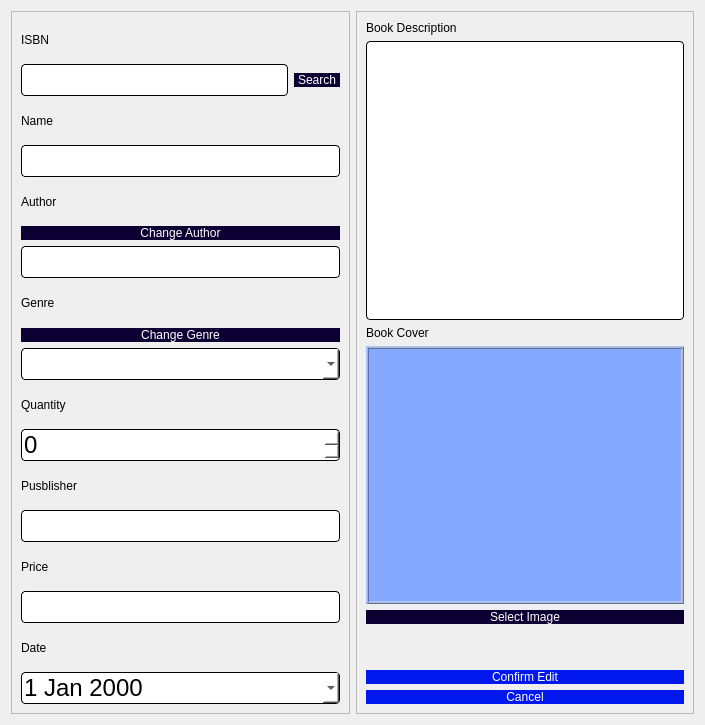
<?xml version="1.0" encoding="UTF-8"?>
<ui version="4.0">
 <class>editBook</class>
 <widget class="QDialog" name="editBook">
  <property name="geometry">
   <rect>
    <x>0</x>
    <y>0</y>
    <width>705</width>
    <height>725</height>
   </rect>
  </property>
  <property name="windowTitle">
   <string>Dialog</string>
  </property>
  <layout class="QHBoxLayout" name="horizontalLayout_5">
   <item>
    <widget class="QFrame" name="frame">
     <property name="frameShape">
      <enum>QFrame::StyledPanel</enum>
     </property>
     <property name="frameShadow">
      <enum>QFrame::Raised</enum>
     </property>
     <layout class="QVBoxLayout" name="verticalLayout">
      <item>
       <widget class="QLabel" name="label">
        <property name="styleSheet">
         <string notr="true">font: 13pt &quot;Lato&quot;;
color: rgb(0, 0, 0);</string>
        </property>
        <property name="text">
         <string>ISBN</string>
        </property>
       </widget>
      </item>
      <item>
       <layout class="QHBoxLayout" name="horizontalLayout_3">
        <item>
         <widget class="QLineEdit" name="ISBN">
          <property name="styleSheet">
           <string notr="true">QLineEdit{
	background-color: rgb(255, 255, 255);
	 border: 1px  solid;
     border-radius: 4px;
	font: 24px
}</string>
          </property>
         </widget>
        </item>
        <item>
         <widget class="QPushButton" name="searchBtn">
          <property name="styleSheet">
           <string notr="true">QPushButton{
border-radius:15px;
padding : 0 4px;
background: #0c0033;
border -radius:10px;
color: rgb(255, 255, 255);
font: 12pt &quot;Lato&quot;;
}
QPushButton:hover:!pressed
{

background:#ababab;
}
QToolButton
{

border-radius:10px;
bacground:red;
color:red;
}

QPushButton:pressed
{
              font-size: 19px;
              transition: 0.9s; 
}</string>
          </property>
          <property name="text">
           <string>Search</string>
          </property>
         </widget>
        </item>
       </layout>
      </item>
      <item>
       <widget class="QLabel" name="label_2">
        <property name="styleSheet">
         <string notr="true">font: 13pt &quot;Lato&quot;;
color: rgb(0, 0, 0);</string>
        </property>
        <property name="text">
         <string>Name</string>
        </property>
       </widget>
      </item>
      <item>
       <widget class="QLineEdit" name="name">
        <property name="styleSheet">
         <string notr="true">QLineEdit{
	background-color: rgb(255, 255, 255);
	 border: 1px  solid;
     border-radius: 4px;
	font: 24px
}</string>
        </property>
       </widget>
      </item>
      <item>
       <widget class="QLabel" name="label_3">
        <property name="styleSheet">
         <string notr="true">font: 13pt &quot;Lato&quot;;
color: rgb(0, 0, 0);</string>
        </property>
        <property name="text">
         <string>Author</string>
        </property>
       </widget>
      </item>
      <item>
       <widget class="QPushButton" name="changeAuthorBtn">
        <property name="styleSheet">
         <string notr="true">QPushButton{
border-radius:15px;
padding : 0 4px;
background: #0c0033;
border -radius:10px;
color: rgb(255, 255, 255);
font: 12pt &quot;Lato&quot;;
}
QPushButton:hover:!pressed
{

background:#ababab;
}
QToolButton
{

border-radius:10px;
bacground:red;
color:red;
}

QPushButton:pressed
{
              font-size: 19px;
              transition: 0.9s; 
}</string>
        </property>
        <property name="text">
         <string>Change Author</string>
        </property>
       </widget>
      </item>
      <item>
       <layout class="QHBoxLayout" name="horizontalLayout_4">
        <item>
         <widget class="QLineEdit" name="author">
          <property name="enabled">
           <bool>false</bool>
          </property>
          <property name="styleSheet">
           <string notr="true">QLineEdit{
	background-color: rgb(255, 255, 255);
	 border: 1px  solid;
     border-radius: 4px;
	font: 24px
}</string>
          </property>
         </widget>
        </item>
       </layout>
      </item>
      <item>
       <widget class="QLabel" name="label_4">
        <property name="styleSheet">
         <string notr="true">font: 13pt &quot;Lato&quot;;
color: rgb(0, 0, 0);</string>
        </property>
        <property name="text">
         <string>Genre</string>
        </property>
       </widget>
      </item>
      <item>
       <widget class="QPushButton" name="changeGenreBtn">
        <property name="styleSheet">
         <string notr="true">QPushButton{
border-radius:15px;
padding : 0 4px;
background: #0c0033;
border -radius:10px;
color: rgb(255, 255, 255);
font: 12pt &quot;Lato&quot;;
}
QPushButton:hover:!pressed
{

background:#ababab;
}
QToolButton
{

border-radius:10px;
bacground:red;
color:red;
}

QPushButton:pressed
{
              font-size: 19px;
              transition: 0.9s; 
}</string>
        </property>
        <property name="text">
         <string>Change Genre</string>
        </property>
       </widget>
      </item>
      <item>
       <layout class="QHBoxLayout" name="horizontalLayout_6">
        <item>
         <widget class="QComboBox" name="genre">
          <property name="enabled">
           <bool>true</bool>
          </property>
          <property name="styleSheet">
           <string notr="true">QComboBox{
	background-color: rgb(255, 255, 255);
	 border: 1px  solid;
     border-radius: 4px;
	font: 24px
}</string>
          </property>
         </widget>
        </item>
       </layout>
      </item>
      <item>
       <widget class="QLabel" name="label_5">
        <property name="styleSheet">
         <string notr="true">font: 13pt &quot;Lato&quot;;
color: rgb(0, 0, 0);</string>
        </property>
        <property name="text">
         <string>Quantity</string>
        </property>
       </widget>
      </item>
      <item>
       <widget class="QSpinBox" name="quantity">
        <property name="styleSheet">
         <string notr="true">QSpinBox{
	background-color: rgb(255, 255, 255);
	 border: 1px  solid;
     border-radius: 4px;
	font: 24px
}</string>
        </property>
        <property name="maximum">
         <number>1000000</number>
        </property>
        <property name="displayIntegerBase">
         <number>10</number>
        </property>
       </widget>
      </item>
      <item>
       <widget class="QLabel" name="label_6">
        <property name="styleSheet">
         <string notr="true">font: 13pt &quot;Lato&quot;;
color: rgb(0, 0, 0);</string>
        </property>
        <property name="text">
         <string>Pusblisher</string>
        </property>
       </widget>
      </item>
      <item>
       <widget class="QLineEdit" name="publisher">
        <property name="styleSheet">
         <string notr="true">QLineEdit{
	background-color: rgb(255, 255, 255);
	 border: 1px  solid;
     border-radius: 4px;
	font: 24px
}</string>
        </property>
       </widget>
      </item>
      <item>
       <widget class="QLabel" name="label_7">
        <property name="styleSheet">
         <string notr="true">font: 13pt &quot;Lato&quot;;
color: rgb(0, 0, 0);</string>
        </property>
        <property name="text">
         <string>Price</string>
        </property>
       </widget>
      </item>
      <item>
       <widget class="QLineEdit" name="price">
        <property name="styleSheet">
         <string notr="true">QLineEdit{
	background-color: rgb(255, 255, 255);
	 border: 1px  solid;
     border-radius: 4px;
	font: 24px
}</string>
        </property>
       </widget>
      </item>
      <item>
       <widget class="QLabel" name="label_8">
        <property name="styleSheet">
         <string notr="true">font: 13pt &quot;Lato&quot;;
color: rgb(0, 0, 0);</string>
        </property>
        <property name="text">
         <string>Date</string>
        </property>
       </widget>
      </item>
      <item>
       <widget class="QDateEdit" name="date">
        <property name="styleSheet">
         <string notr="true">QDateEdit{
	background-color: rgb(255, 255, 255);
	 border: 1px  solid;
     border-radius: 4px;
	font: 24px
}</string>
        </property>
        <property name="calendarPopup">
         <bool>true</bool>
        </property>
       </widget>
      </item>
      <item>
       <layout class="QHBoxLayout" name="horizontalLayout"/>
      </item>
     </layout>
    </widget>
   </item>
   <item>
    <widget class="QFrame" name="frame_2">
     <property name="frameShape">
      <enum>QFrame::StyledPanel</enum>
     </property>
     <property name="frameShadow">
      <enum>QFrame::Raised</enum>
     </property>
     <layout class="QVBoxLayout" name="verticalLayout_2">
      <item>
       <widget class="QLabel" name="label_10">
        <property name="styleSheet">
         <string notr="true">font: 13pt &quot;Lato&quot;;
color: rgb(0, 0, 0);</string>
        </property>
        <property name="text">
         <string>Book Description</string>
        </property>
       </widget>
      </item>
      <item>
       <widget class="QTextEdit" name="description">
        <property name="styleSheet">
         <string notr="true">QTextEdit{
	background-color: rgb(255, 255, 255);
	 border: 1px  solid;
     border-radius: 4px;
	font: 24px
}</string>
        </property>
       </widget>
      </item>
      <item>
       <layout class="QVBoxLayout" name="verticalLayout_3">
        <item>
         <widget class="QLabel" name="label_11">
          <property name="styleSheet">
           <string notr="true">font: 13pt &quot;Lato&quot;;
color: rgb(0, 0, 0);</string>
          </property>
          <property name="text">
           <string>Book Cover</string>
          </property>
         </widget>
        </item>
        <item>
         <widget class="QLabel" name="coverLabel">
          <property name="sizePolicy">
           <sizepolicy hsizetype="Expanding" vsizetype="Expanding">
            <horstretch>0</horstretch>
            <verstretch>0</verstretch>
           </sizepolicy>
          </property>
          <property name="focusPolicy">
           <enum>Qt::StrongFocus</enum>
          </property>
          <property name="styleSheet">
           <string notr="true">background-color: #84A9FF;
border-color: rgb(0, 0, 0);</string>
          </property>
          <property name="frameShape">
           <enum>QFrame::Box</enum>
          </property>
          <property name="frameShadow">
           <enum>QFrame::Raised</enum>
          </property>
          <property name="midLineWidth">
           <number>1</number>
          </property>
          <property name="text">
           <string/>
          </property>
         </widget>
        </item>
       </layout>
      </item>
      <item>
       <widget class="QPushButton" name="selectImgBtn">
        <property name="styleSheet">
         <string notr="true">QPushButton{
border-radius:15px;
padding : 0 4px;
background: #0c0033;
border -radius:10px;
color: rgb(255, 255, 255);
font: 12pt &quot;Lato&quot;;
}
QPushButton:hover:!pressed
{

background:#ababab;
}
QToolButton
{

border-radius:10px;
bacground:red;
color:red;
}

QPushButton:pressed
{
              font-size: 19px;
              transition: 0.9s; 
}</string>
        </property>
        <property name="text">
         <string>Select Image</string>
        </property>
       </widget>
      </item>
      <item>
       <spacer name="horizontalSpacer_2">
        <property name="orientation">
         <enum>Qt::Horizontal</enum>
        </property>
        <property name="sizeHint" stdset="0">
         <size>
          <width>40</width>
          <height>20</height>
         </size>
        </property>
       </spacer>
      </item>
      <item>
       <spacer name="horizontalSpacer">
        <property name="orientation">
         <enum>Qt::Horizontal</enum>
        </property>
        <property name="sizeHint" stdset="0">
         <size>
          <width>40</width>
          <height>20</height>
         </size>
        </property>
       </spacer>
      </item>
      <item>
       <widget class="QPushButton" name="editBookBtn">
        <property name="styleSheet">
         <string notr="true">QPushButton{
border-radius:15px;
padding : 0 4px;
background: #0018ed;
border -radius:10px;
color: rgb(255, 255, 255);
font: 12pt &quot;Lato Black&quot;;
}
QPushButton:hover:!pressed
{

background:#ababab;
}
QToolButton
{

border-radius:10px;
bacground:red;
color:red;
}

QPushButton:pressed
{
              font-size: 19px;
              transition: 0.9s; 
}</string>
        </property>
        <property name="text">
         <string>Confirm Edit</string>
        </property>
       </widget>
      </item>
      <item>
       <layout class="QHBoxLayout" name="horizontalLayout_2">
        <item>
         <widget class="QPushButton" name="cancelBtn">
          <property name="styleSheet">
           <string notr="true">QPushButton{
border-radius:15px;
padding : 0 4px;
background: #0018ed;
border -radius:10px;
color: rgb(255, 255, 255);
font: 12pt &quot;Lato Black&quot;;
}
QPushButton:hover:!pressed
{

background:#ababab;
}
QToolButton
{

border-radius:10px;
bacground:red;
color:red;
}

QPushButton:pressed
{
              font-size: 19px;
              transition: 0.9s; 
}</string>
          </property>
          <property name="text">
           <string>Cancel</string>
          </property>
         </widget>
        </item>
       </layout>
      </item>
     </layout>
    </widget>
   </item>
  </layout>
 </widget>
 <resources/>
 <connections/>
</ui>
